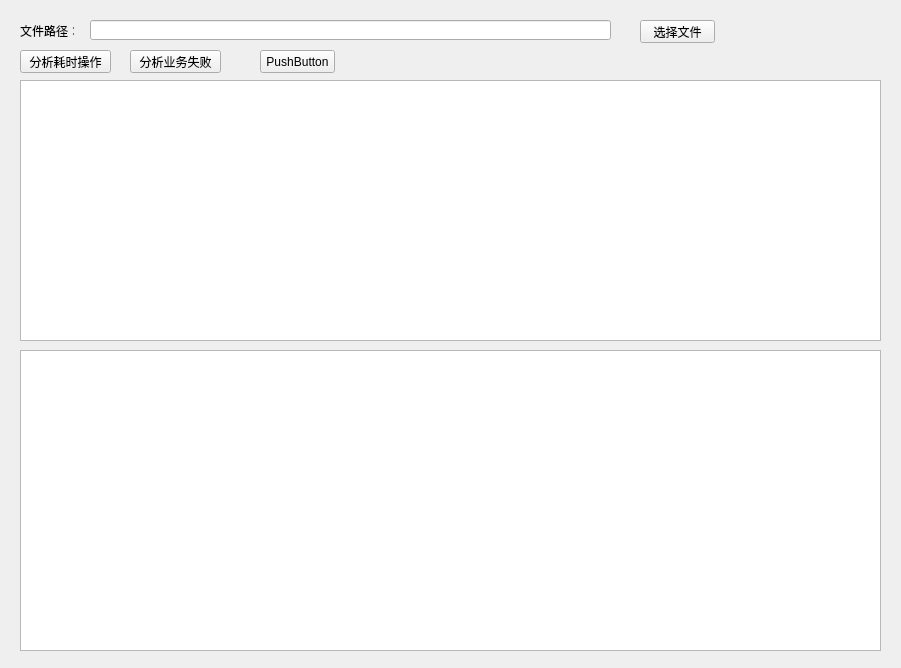
<?xml version="1.0" encoding="UTF-8"?>
<ui version="4.0">
 <class>DYELogAnalyzeToolDlg</class>
 <widget class="QWidget" name="DYELogAnalyzeToolDlg">
  <property name="geometry">
   <rect>
    <x>0</x>
    <y>0</y>
    <width>901</width>
    <height>668</height>
   </rect>
  </property>
  <property name="windowTitle">
   <string>DYELogAnalyzeToolDlg</string>
  </property>
  <widget class="QPushButton" name="PUSHBUTTON_OPENFILEDLG">
   <property name="geometry">
    <rect>
     <x>640</x>
     <y>20</y>
     <width>75</width>
     <height>23</height>
    </rect>
   </property>
   <property name="text">
    <string>选择文件</string>
   </property>
  </widget>
  <widget class="QPushButton" name="PUSHBUTTON_ANALYZETIMECONSUME">
   <property name="geometry">
    <rect>
     <x>20</x>
     <y>50</y>
     <width>91</width>
     <height>23</height>
    </rect>
   </property>
   <property name="text">
    <string>分析耗时操作</string>
   </property>
  </widget>
  <widget class="QPushButton" name="PUSHBUTTON_ANALYZEFAILSERVICE">
   <property name="geometry">
    <rect>
     <x>130</x>
     <y>50</y>
     <width>91</width>
     <height>23</height>
    </rect>
   </property>
   <property name="text">
    <string>分析业务失败</string>
   </property>
  </widget>
  <widget class="QLabel" name="LABEL_FILEFULLPATH">
   <property name="geometry">
    <rect>
     <x>20</x>
     <y>20</y>
     <width>54</width>
     <height>21</height>
    </rect>
   </property>
   <property name="text">
    <string>文件路径：</string>
   </property>
  </widget>
  <widget class="QLineEdit" name="LINEEDIT_FILEFULLPATH">
   <property name="geometry">
    <rect>
     <x>90</x>
     <y>20</y>
     <width>521</width>
     <height>20</height>
    </rect>
   </property>
   <property name="readOnly">
    <bool>true</bool>
   </property>
  </widget>
  <widget class="QListWidget" name="LISTWIDGET_SHOWANALYZERESULT">
   <property name="geometry">
    <rect>
     <x>20</x>
     <y>80</y>
     <width>861</width>
     <height>261</height>
    </rect>
   </property>
   <property name="cursor" stdset="0">
    <cursorShape>IBeamCursor</cursorShape>
   </property>
  </widget>
  <widget class="QListWidget" name="LISTWIDGET_SHOWTXTCONTEXT">
   <property name="geometry">
    <rect>
     <x>20</x>
     <y>350</y>
     <width>861</width>
     <height>301</height>
    </rect>
   </property>
   <property name="cursor" stdset="0">
    <cursorShape>IBeamCursor</cursorShape>
   </property>
  </widget>
  <widget class="QPushButton" name="pushButton">
   <property name="geometry">
    <rect>
     <x>260</x>
     <y>50</y>
     <width>75</width>
     <height>23</height>
    </rect>
   </property>
   <property name="text">
    <string>PushButton</string>
   </property>
  </widget>
 </widget>
 <layoutdefault spacing="6" margin="11"/>
 <resources/>
 <connections/>
</ui>
